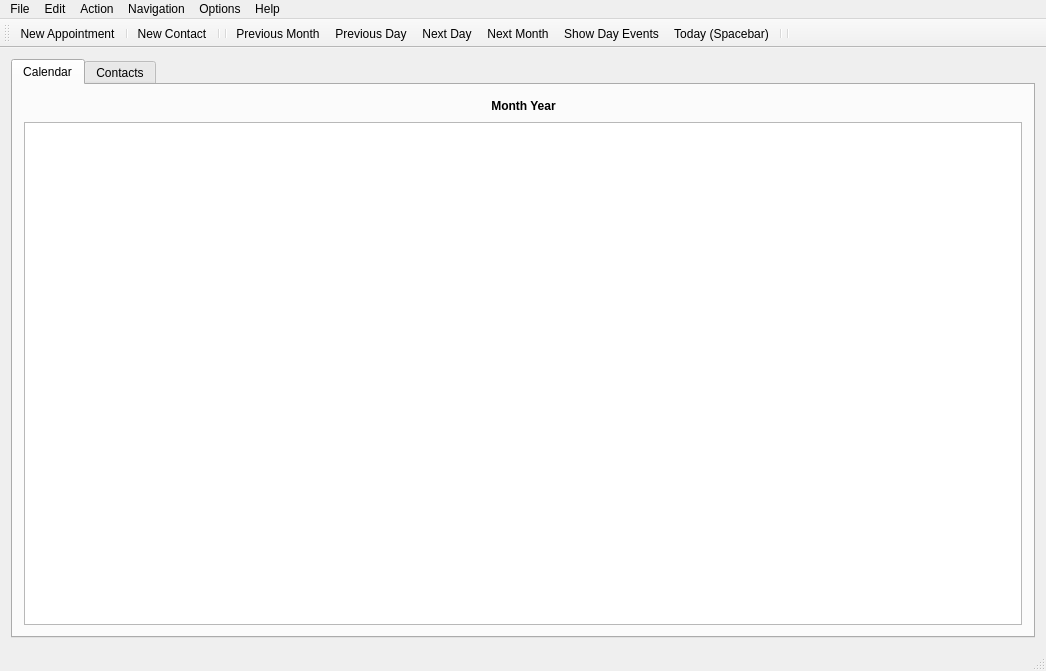
<?xml version="1.0" encoding="UTF-8"?>
<ui version="4.0">
 <class>MainWindow</class>
 <widget class="QMainWindow" name="MainWindow">
  <property name="geometry">
   <rect>
    <x>0</x>
    <y>0</y>
    <width>1046</width>
    <height>671</height>
   </rect>
  </property>
  <property name="windowTitle">
   <string>MainWindow</string>
  </property>
  <widget class="QWidget" name="centralWidget">
   <layout class="QGridLayout" name="gridLayout">
    <item row="0" column="0">
     <widget class="QTabWidget" name="tabWidget">
      <property name="currentIndex">
       <number>0</number>
      </property>
      <widget class="QWidget" name="tabCalendar">
       <attribute name="title">
        <string>Calendar</string>
       </attribute>
       <layout class="QGridLayout" name="gridLayout_2">
        <item row="0" column="0">
         <layout class="QVBoxLayout" name="verticalLayout">
          <item>
           <layout class="QHBoxLayout" name="horizontalLayout">
            <item>
             <spacer name="horizontalSpacer">
              <property name="orientation">
               <enum>Qt::Horizontal</enum>
              </property>
              <property name="sizeHint" stdset="0">
               <size>
                <width>40</width>
                <height>20</height>
               </size>
              </property>
             </spacer>
            </item>
            <item>
             <widget class="QLabel" name="labelMonthYear">
              <property name="font">
               <font>
                <weight>75</weight>
                <bold>true</bold>
               </font>
              </property>
              <property name="text">
               <string>Month Year</string>
              </property>
              <property name="alignment">
               <set>Qt::AlignCenter</set>
              </property>
             </widget>
            </item>
            <item>
             <spacer name="horizontalSpacer_2">
              <property name="orientation">
               <enum>Qt::Horizontal</enum>
              </property>
              <property name="sizeHint" stdset="0">
               <size>
                <width>40</width>
                <height>20</height>
               </size>
              </property>
             </spacer>
            </item>
           </layout>
          </item>
          <item>
           <widget class="QTextBrowser" name="textBrowserCalendar"/>
          </item>
         </layout>
        </item>
       </layout>
      </widget>
      <widget class="QWidget" name="tabContacts">
       <attribute name="title">
        <string>Contacts</string>
       </attribute>
       <layout class="QGridLayout" name="gridLayout_3">
        <item row="0" column="0">
         <layout class="QVBoxLayout" name="verticalLayout_2">
          <item>
           <widget class="QTableView" name="tableViewContacts"/>
          </item>
          <item>
           <layout class="QHBoxLayout" name="horizontalLayout_2">
            <item>
             <widget class="QPushButton" name="pushButtonShowQuickFullView">
              <property name="text">
               <string>Quick/Full View</string>
              </property>
             </widget>
            </item>
            <item>
             <widget class="QPushButton" name="pushButtonMailTo">
              <property name="text">
               <string>Mail To:</string>
              </property>
             </widget>
            </item>
           </layout>
          </item>
         </layout>
        </item>
       </layout>
      </widget>
     </widget>
    </item>
   </layout>
  </widget>
  <widget class="QMenuBar" name="menuBar">
   <property name="geometry">
    <rect>
     <x>0</x>
     <y>0</y>
     <width>1046</width>
     <height>29</height>
    </rect>
   </property>
   <widget class="QMenu" name="menuFile">
    <property name="title">
     <string>File</string>
    </property>
    <addaction name="actionExport_Appointments_XML"/>
    <addaction name="actionImport_Appointments_XML"/>
    <addaction name="separator"/>
    <addaction name="actionExport_Contacts_XML"/>
    <addaction name="actionImport_Contacts_XML"/>
    <addaction name="separator"/>
    <addaction name="actionExit"/>
   </widget>
   <widget class="QMenu" name="menuEdit">
    <property name="title">
     <string>Edit</string>
    </property>
    <addaction name="actionDelete_All_Appointments"/>
    <addaction name="separator"/>
    <addaction name="actionDelete_All_Contacts"/>
   </widget>
   <widget class="QMenu" name="menuAction">
    <property name="title">
     <string>Action</string>
    </property>
    <addaction name="actionNew_Appointment"/>
    <addaction name="actionGenerate_Repeat_Appointments"/>
    <addaction name="separator"/>
    <addaction name="actionNew_Contact"/>
    <addaction name="separator"/>
    <addaction name="actionUpcoming_Schedule"/>
    <addaction name="actionCheck_For_Birthdays"/>
   </widget>
   <widget class="QMenu" name="menuOptions">
    <property name="title">
     <string>Options</string>
    </property>
    <addaction name="actionShow_Birthdays_on_Calendar"/>
    <addaction name="separator"/>
    <addaction name="actionShow_Holidays_on_Calendar"/>
    <addaction name="separator"/>
    <addaction name="actionColour_Code_Appointments"/>
    <addaction name="separator"/>
    <addaction name="actionShow_General_Events"/>
    <addaction name="actionShow_Meetings"/>
    <addaction name="actionShow_Work"/>
    <addaction name="actionShow_Family_Events"/>
    <addaction name="actionShow_Leisure_Events"/>
    <addaction name="actionShow_Fitness"/>
    <addaction name="actionShow_Vacations"/>
    <addaction name="actionShow_Medical"/>
   </widget>
   <widget class="QMenu" name="menuHelp">
    <property name="title">
     <string>Help</string>
    </property>
    <addaction name="actionAbout"/>
   </widget>
   <widget class="QMenu" name="menuNaviagation">
    <property name="title">
     <string>Navigation</string>
    </property>
    <addaction name="actionNext_Day"/>
    <addaction name="actionPrevious_Day"/>
    <addaction name="actionNext_Month"/>
    <addaction name="actionPrevious_Month"/>
    <addaction name="actionShow_Day_Events"/>
    <addaction name="actionToday"/>
    <addaction name="action_Increase_Font"/>
    <addaction name="actionDecrease_Font"/>
    <addaction name="actionReset_Calendar_Font_Size"/>
   </widget>
   <addaction name="menuFile"/>
   <addaction name="menuEdit"/>
   <addaction name="menuAction"/>
   <addaction name="menuNaviagation"/>
   <addaction name="menuOptions"/>
   <addaction name="menuHelp"/>
  </widget>
  <widget class="QToolBar" name="mainToolBar">
   <attribute name="toolBarArea">
    <enum>TopToolBarArea</enum>
   </attribute>
   <attribute name="toolBarBreak">
    <bool>false</bool>
   </attribute>
   <addaction name="actionNew_Appointment"/>
   <addaction name="separator"/>
   <addaction name="actionNew_Contact"/>
   <addaction name="separator"/>
   <addaction name="separator"/>
   <addaction name="actionPrevious_Month"/>
   <addaction name="actionPrevious_Day"/>
   <addaction name="actionNext_Day"/>
   <addaction name="actionNext_Month"/>
   <addaction name="actionShow_Day_Events"/>
   <addaction name="actionToday"/>
   <addaction name="separator"/>
   <addaction name="separator"/>
  </widget>
  <widget class="QStatusBar" name="statusBar"/>
  <action name="actionExit">
   <property name="text">
    <string>Exit</string>
   </property>
  </action>
  <action name="actionNew_Appointment">
   <property name="icon">
    <iconset resource="icons.qrc">
     <normaloff>:/new/toolbar/icons/appointment.svg</normaloff>:/new/toolbar/icons/appointment.svg</iconset>
   </property>
   <property name="text">
    <string>New Appointment</string>
   </property>
   <property name="toolTip">
    <string>New Appointment</string>
   </property>
  </action>
  <action name="actionNew_Contact">
   <property name="icon">
    <iconset resource="icons.qrc">
     <normaloff>:/new/toolbar/icons/contact.svg</normaloff>:/new/toolbar/icons/contact.svg</iconset>
   </property>
   <property name="text">
    <string>New Contact</string>
   </property>
  </action>
  <action name="actionNext_Day">
   <property name="icon">
    <iconset resource="icons.qrc">
     <normaloff>:/new/toolbar/icons/icon-rightarrow.svg</normaloff>:/new/toolbar/icons/icon-rightarrow.svg</iconset>
   </property>
   <property name="text">
    <string>Next Day</string>
   </property>
  </action>
  <action name="actionPrevious_Day">
   <property name="icon">
    <iconset resource="icons.qrc">
     <normaloff>:/new/toolbar/icons/icon-leftarrow.svg</normaloff>:/new/toolbar/icons/icon-leftarrow.svg</iconset>
   </property>
   <property name="text">
    <string>Previous Day</string>
   </property>
  </action>
  <action name="actionNext_Month">
   <property name="icon">
    <iconset resource="icons.qrc">
     <normaloff>:/new/toolbar/icons/icon-uparrow.svg</normaloff>:/new/toolbar/icons/icon-uparrow.svg</iconset>
   </property>
   <property name="text">
    <string>Next Month</string>
   </property>
  </action>
  <action name="actionPrevious_Month">
   <property name="icon">
    <iconset resource="icons.qrc">
     <normaloff>:/new/toolbar/icons/icon-downarrow.svg</normaloff>:/new/toolbar/icons/icon-downarrow.svg</iconset>
   </property>
   <property name="text">
    <string>Previous Month </string>
   </property>
  </action>
  <action name="actionUpcoming_Schedule">
   <property name="icon">
    <iconset resource="icons.qrc">
     <normaloff>:/new/toolbar/icons/schedule.svg</normaloff>:/new/toolbar/icons/schedule.svg</iconset>
   </property>
   <property name="text">
    <string>Upcoming Schedule</string>
   </property>
  </action>
  <action name="actionCheck_For_Birthdays">
   <property name="icon">
    <iconset resource="icons.qrc">
     <normaloff>:/new/toolbar/icons/birthdaycheck.svg</normaloff>:/new/toolbar/icons/birthdaycheck.svg</iconset>
   </property>
   <property name="text">
    <string>Check For Birthdays</string>
   </property>
  </action>
  <action name="actionShow_Birthdays_on_Calendar">
   <property name="checkable">
    <bool>true</bool>
   </property>
   <property name="text">
    <string>Show Birthdays On Calendar</string>
   </property>
  </action>
  <action name="actionShow_Holidays_on_Calendar">
   <property name="checkable">
    <bool>true</bool>
   </property>
   <property name="text">
    <string>Show Holidays On Calendar</string>
   </property>
  </action>
  <action name="actionExport_Contacts_XML">
   <property name="text">
    <string>Export Contacts (XML)</string>
   </property>
  </action>
  <action name="actionImport_Contacts_XML">
   <property name="text">
    <string>Import Contacts (XML)</string>
   </property>
  </action>
  <action name="actionDelete_All_Contacts">
   <property name="text">
    <string>Delete All Contacts</string>
   </property>
  </action>
  <action name="actionDelete_All_Appointments">
   <property name="text">
    <string>Delete All Appointments</string>
   </property>
  </action>
  <action name="actionAbout">
   <property name="text">
    <string>About</string>
   </property>
  </action>
  <action name="actionShow_Day_Events">
   <property name="icon">
    <iconset resource="icons.qrc">
     <normaloff>:/new/toolbar/icons/icon-enter.svg</normaloff>:/new/toolbar/icons/icon-enter.svg</iconset>
   </property>
   <property name="text">
    <string>Show Day Events</string>
   </property>
  </action>
  <action name="action_Increase_Font">
   <property name="icon">
    <iconset resource="icons.qrc">
     <normaloff>:/new/toolbar/icons/icon-f.svg</normaloff>:/new/toolbar/icons/icon-f.svg</iconset>
   </property>
   <property name="text">
    <string>Increase Calendar Font Size</string>
   </property>
  </action>
  <action name="actionDecrease_Font">
   <property name="icon">
    <iconset resource="icons.qrc">
     <normaloff>:/new/toolbar/icons/icon-d.svg</normaloff>:/new/toolbar/icons/icon-d.svg</iconset>
   </property>
   <property name="text">
    <string>Decrease Calendar Font Size</string>
   </property>
  </action>
  <action name="actionReset_Calendar_Font_Size">
   <property name="icon">
    <iconset resource="icons.qrc">
     <normaloff>:/new/toolbar/icons/icon-r.svg</normaloff>:/new/toolbar/icons/icon-r.svg</iconset>
   </property>
   <property name="text">
    <string>Reset Calendar Font Size</string>
   </property>
  </action>
  <action name="actionToday">
   <property name="icon">
    <iconset resource="icons.qrc">
     <normaloff>:/new/toolbar/icons/icon-spacebar.svg</normaloff>:/new/toolbar/icons/icon-spacebar.svg</iconset>
   </property>
   <property name="text">
    <string>Today (Spacebar)</string>
   </property>
  </action>
  <action name="actionGenerate_Repeat_Appointments">
   <property name="icon">
    <iconset resource="icons.qrc">
     <normaloff>:/new/toolbar/icons/repeats.svg</normaloff>:/new/toolbar/icons/repeats.svg</iconset>
   </property>
   <property name="text">
    <string>Generate Repeat Appointments</string>
   </property>
  </action>
  <action name="actionShow_General_Events">
   <property name="checkable">
    <bool>true</bool>
   </property>
   <property name="text">
    <string>Show General </string>
   </property>
  </action>
  <action name="actionShow_Family_Events">
   <property name="checkable">
    <bool>true</bool>
   </property>
   <property name="text">
    <string>Show Family</string>
   </property>
  </action>
  <action name="actionShow_Leisure_Events">
   <property name="checkable">
    <bool>true</bool>
   </property>
   <property name="text">
    <string>Show Leisure</string>
   </property>
  </action>
  <action name="actionShow_Meetings">
   <property name="checkable">
    <bool>true</bool>
   </property>
   <property name="text">
    <string>Show Meetings</string>
   </property>
  </action>
  <action name="actionShow_Work">
   <property name="checkable">
    <bool>true</bool>
   </property>
   <property name="text">
    <string>Show Work</string>
   </property>
  </action>
  <action name="actionShow_Vacations">
   <property name="checkable">
    <bool>true</bool>
   </property>
   <property name="text">
    <string>Show Vacations</string>
   </property>
  </action>
  <action name="actionShow_Medical">
   <property name="checkable">
    <bool>true</bool>
   </property>
   <property name="text">
    <string>Show Medical</string>
   </property>
  </action>
  <action name="actionColour_Code_Appointments">
   <property name="checkable">
    <bool>true</bool>
   </property>
   <property name="text">
    <string>Colour Code Calendar</string>
   </property>
  </action>
  <action name="actionShow_Fitness">
   <property name="checkable">
    <bool>true</bool>
   </property>
   <property name="text">
    <string>Show Fitness</string>
   </property>
  </action>
  <action name="actionExport_Appointments_XML">
   <property name="text">
    <string>Export Appointments (XML)</string>
   </property>
  </action>
  <action name="actionImport_Appointments_XML">
   <property name="text">
    <string>Import Appointments (XML)</string>
   </property>
  </action>
 </widget>
 <layoutdefault spacing="6" margin="11"/>
 <resources>
  <include location="icons.qrc"/>
 </resources>
 <connections/>
</ui>
